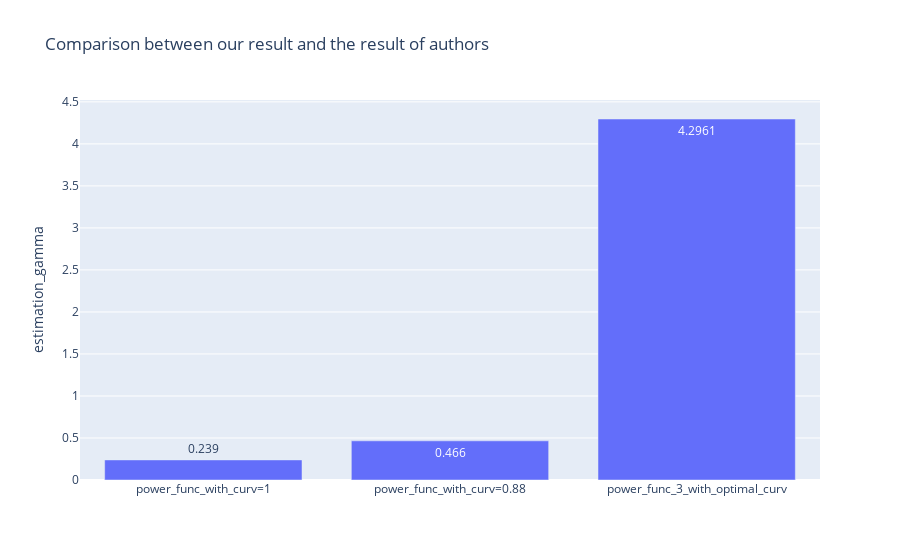

Notebook cell for this chart:
### Code cell
#df2 = t6.filter(regex = r'(p_|para)',axis = 1)
#df2 = df2.T
#df2 = df2.reset_index
#t6 = t6.iloc[:,1:17].astype(float)
#t6.filter(regex= r'p_est').iloc[0,:]

import plotly.graph_objects as go
func=['power_func_with_curv=1', 'power_func_with_curv=0.88', 'power_func_3_with_optimal_curv','power_func_3_with_optimal_curv']

fig = go.Figure(data=[
    go.Bar(name='Curvature γ of cost function', x=func, y=t6.filter(regex= r'e_est').iloc[3,:],textposition='auto',text=t6.filter(regex= r'e_est').iloc[3,:]),
    #go.Bar(name='Result of author', x=func, y=t6.filter(regex= r'p_aut').iloc[0,:],text=t6.filter(regex= r'p_aut').iloc[0,:],textposition='auto')
])
# Change the bar mode
fig.update_layout(barmode='group',yaxis_title='estimation_gamma',
    title='Comparison between our result and the result of authors',)
fig.show()
#

### Figure 1 — Plotly figure (JSON) as saved in the notebook; plotly's stock layout.template omitted (floating-point values rounded to 4 significant figures)
{"data": [{"name": "Curvature γ of cost function", "text": ["0.239", "0.466", 4.296], "textposition": "auto", "type": "bar", "x": ["power_func_with_curv=1", "power_func_with_curv=0.88", "power_func_3_with_optimal_curv", "power_func_3_with_optimal_curv"], "y": ["0.239", "0.466", 4.296]}], "layout": {"barmode": "group", "title": {"text": "Comparison between our result and the result of authors"}, "yaxis": {"title": {"text": "estimation_gamma"}}}}
